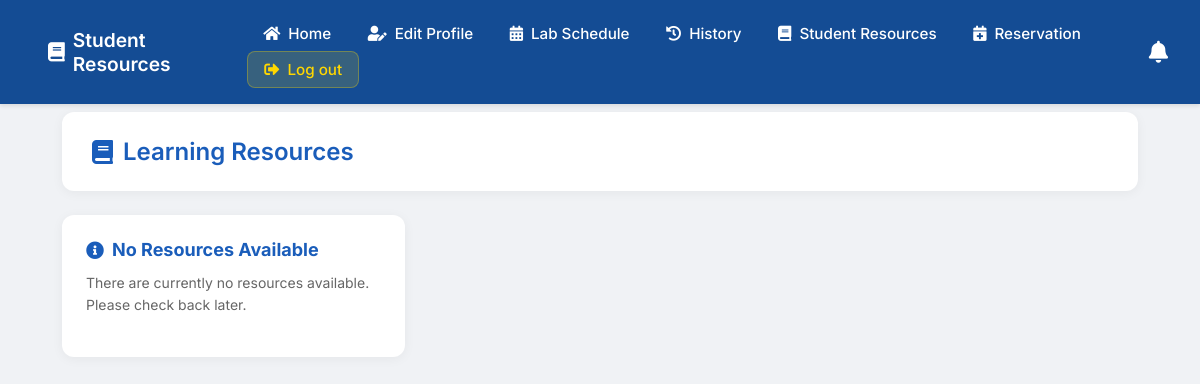
The app's page /student_resources.php (signed in), older data.
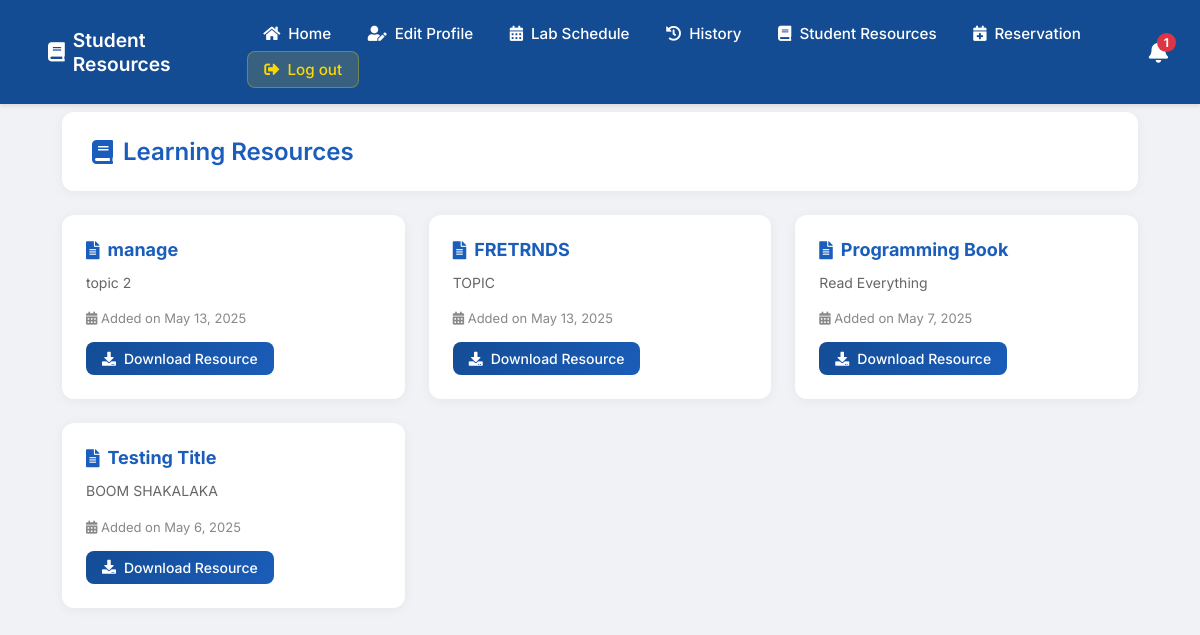
The same page, newer data.
### tables this page shows
CREATE TABLE `resources` (
  `id` int(11) NOT NULL,
  `title` varchar(255) NOT NULL,
  `description` text DEFAULT NULL,
  `filename` varchar(255) NOT NULL,
  `upload_date` timestamp NOT NULL DEFAULT current_timestamp(),
  `file_path` varchar(255) NOT NULL
);

### student_resources.php (the view, shortened to what this page needs)
<?php
include("db.php");
$user_id = $_SESSION['IDNO'] ?? ($_SESSION['user_id'] ?? null);
$notif_result = false;
if ($user_id) {
    $notif_query = "SELECT * FROM notifications WHERE user_id = $user_id AND is_read = 0 ORDER BY created_at DESC";
    $notif_result = mysqli_query($con, $notif_query);
}
$notif_count = 0;
if ($notif_result) {
    $notif_count = mysqli_num_rows($notif_result);
}
$sql = "SELECT * FROM resources ORDER BY upload_date DESC";
$result = $con->query($sql);
?>
<!DOCTYPE html>
<html lang="en">
<head>
    <link rel="stylesheet" href="https://cdnjs.cloudflare.com/ajax/libs/font-awesome/5.15.4/css/all.min.css">
</head>
<body>
    <div class="navbar">
        <a href="#" style="font-size: 1.2rem; font-weight: 600;"><i class="fas fa-book"></i> Student Resources</a>
        <div>
            <a href="dashboard.php"><i class="fas fa-home"></i> Home</a>
            <a href="profile.php"><i class="fas fa-user-edit"></i> Edit Profile</a>
            <a href="student_lab_schedule.php"><i class="fas fa-calendar-alt"></i> Lab Schedule</a>
            <a href="history.php"><i class="fas fa-history"></i> History</a>
            <a href="student_resources.php" class="active"><i class="fas fa-book"></i>Student Resources</a>
            <a href="Reservation.php"><i class="fas fa-calendar-plus"></i> Reservation</a>
            <a href="login.php" class="logout"><i class="fas fa-sign-out-alt"></i> Log out</a>
        </div>
        <div class="notification-bell" onclick="toggleNotifDropdown()">
            <i class="fas fa-bell"></i>
            <?php if ($notif_count > 0): ?>
                <span class="notif-badge"><?php echo $notif_count; ?></span>
            <?php endif; ?>
        </div>
    </div>
    <div class="main-container">
        <div class="page-header">
            <h1><i class="fas fa-book"></i> Learning Resources</h1>
        </div>
        <div class="resources-grid">
            <?php if ($result->num_rows > 0): ?>
                <?php while ($row = $result->fetch_assoc()): ?>
                    <div class="resource-card">
                        <h3><i class="fas fa-file-alt"></i> <?php echo htmlspecialchars($row['title']); ?></h3>
                        <p><?php echo htmlspecialchars($row['description']); ?></p>
                        <div class="meta">
                            <i class="fas fa-calendar-alt"></i>
                            Added on <?php echo date('F j, Y', strtotime($row['upload_date'])); ?>
                        </div>
                        <a href="<?php echo htmlspecialchars($row['file_path']); ?>" class="download-btn" target="_blank">
                            <i class="fas fa-download"></i> Download Resource
                        </a>
                    </div>
                <?php endwhile; ?>
            <?php else: ?>
                <div class="resource-card">
                    <h3><i class="fas fa-info-circle"></i> No Resources Available</h3>
                    <p>There are currently no resources available. Please check back later.</p>
                </div>
            <?php endif; ?>
        </div>
    </div>
</body>
</html>

Row changes from the older to the newer data that the page shows:
added resources: title "manage", description "topic 2", upload_date "May 13, 2025"
added resources: title "FRETRNDS", description "TOPIC", upload_date "May 13, 2025"
added resources: title "Programming Book", description "Read Everything", upload_date "May 7, 2025"
added resources: title "Testing Title", description "BOOM SHAKALAKA", upload_date "May 6, 2025"
Text that changed along with them:
$notif_count: (not shown) → "1"
text no longer shown: "No Resources Available There are currently no resources available. Please check back later."
